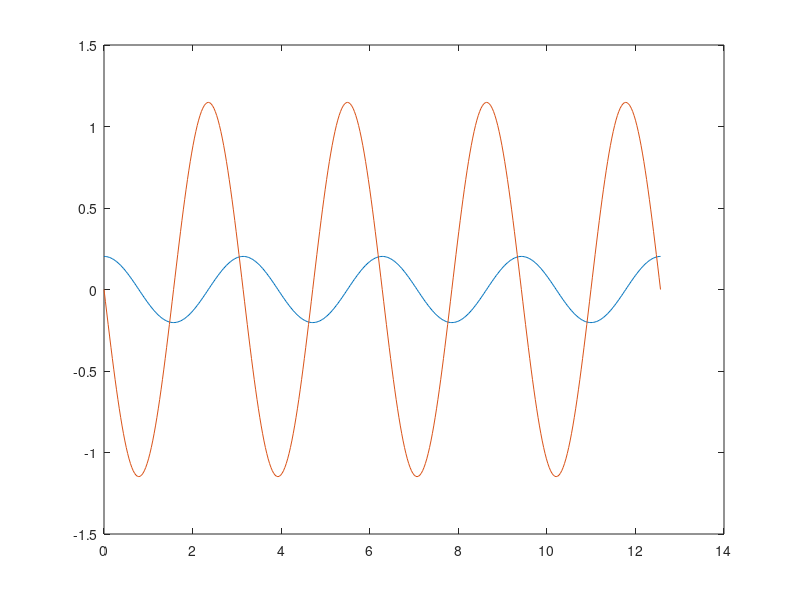

The MATLAB script that drew this image:
% Finds the energy and full wavefunction for a particle from the point 
% of view of an observer in a rotating frame of reference. The 
% wavefunction is correct to order v^2/c^2. This uses equations (362, 
% (363) and (373) to (381) of my notes. This is a negative energy particle.
t=0;
k=1.0;
mu=1.5;
om=0.0000001;
m=1.0;
c=1.0;
hbar=1.0;
hw=hbar*om;
mf=(m*c^2+hbar*om/2);
mom2=hbar^2*c^2*k^2;
emin=-m*c*c-2.0000;
emax=-m*c*c;
de=0.0001;
e=emin:de:emax;
ne=round(1+(emax-emin)/de);
mf=(m*c^2+hbar*om/2);
for ie=1:ne
    e1=e(ie)^2-mom2-mf^2;
    d1=((e1-2*mu*hbar*om*e(ie))^2)*(e1-2*hbar*om*e(ie));
    d2=8*hbar^4*om^2*c^2*k^2*e(ie)^2;
    d3=4*mu*hbar^2*om^2*e(ie)^2*(e1-2*mu*hbar*om*e(ie));
    det(ie)=d1+d2-d3;
end
det=det
ns=0;
for ie=2:ne
    ratio=det(ie)/det(ie-1);
    if ratio < 0
        ns=ns+1;
        E(ns)=e(ie)
    end
end
for ie=2:ne-1
    if det(ie) < det(ie-1)
        if det(ie) < det(ie+1)
            ns=ns+1
            E(ns)=e(ie)
        end
    end
end
for is=1:1
    et=exp(-1i*E(is)*t/hbar);
    ef1=(E(is)+m*c^2+hbar*om/2);
    ef3=E(is)^2-mom2-2*mu*hbar*om*E(is)-mf^2;
    A=1
    C=E(is)^2*A/(E(is)^2-mom2-2*hbar*om*E(is)-mf^2)
    B=-4*hbar^2*om^2*c*k*C/ef3
    W=(hbar*c*k*A+(2*mu+2)*hbar*om*B)/ef1
    X=(E(is)*A-hbar*c*k*B+2*hbar*om*C)/ef1
    Y=(E(is)*B+hbar*c*k*C)/ef1
end
rmin=0;
rmax=10;
dr=0.1;
nr=round(1+(rmax-rmin)/dr);
r=rmin:dr:rmax;
z=k*r;
z1=om*z/(k*c);
z2=z1.*z1;
for ir=1:nr
    psia1(ir)=A*besselj(mu+1,z(ir))+B*z1(ir)*besselj(mu,z(ir))+C*z2(ir)*besselj(mu+1,z(ir));
    psia4(ir)=W*besselj(mu,z(ir))+X*z1(ir)*besselj(mu+1,z(ir))+Y*z2(ir)*besselj(mu,z(ir));
end
phimax=4*pi;
phimin=0.0*pi;
dphi=0.01*pi;
nphi=round(1+(phimax-phimin)/dphi);
phi=phimin:dphi:phimax;

psi1=zeros(nphi,nr);
psi4=zeros(nphi,nr);
for iphi=1:nphi
    Phi(iphi)=exp(1i*(mu+1/2)*phi(iphi));
end
for ir=1:nr
    phi1(ir)=psia1(ir)*et;
    phi4(ir)=-1i*psia4(ir)*et;
    for iphi=1:nphi
        psi1(iphi,ir)=phi1(ir)*Phi(iphi);
        psi4(iphi,ir)=phi4(ir)*Phi(iphi);
    end
end
for iphi=1:nphi
    pstry1(iphi)=psi1(iphi,20);
    pstry4(iphi)=psi4(iphi,20);
end
plot(phi,pstry1,phi,pstry4)
    
    
    